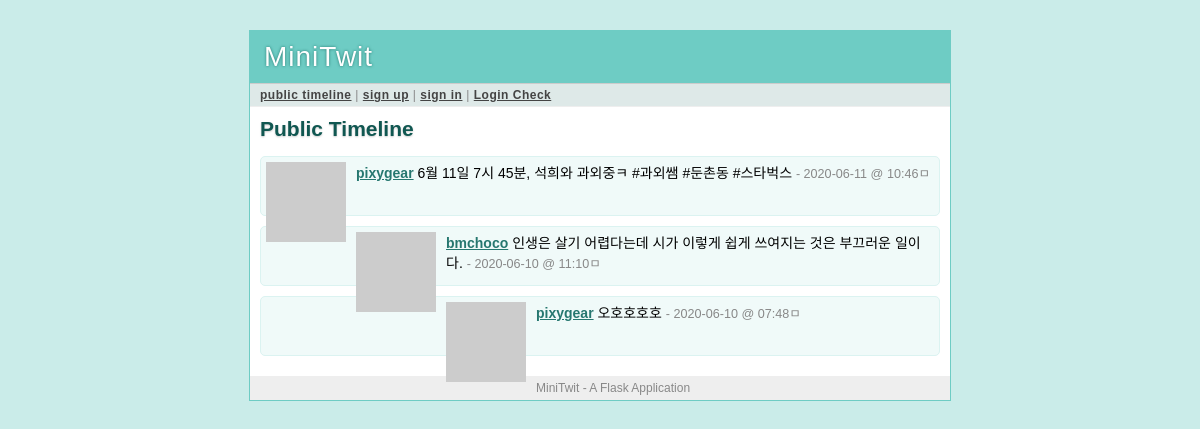
The page /public on the database its author committed.
### tables this page shows
CREATE TABLE message (
   message_id integer primary key autoincrement,
   author_id integer not null,
   text string not null,
   pub_date integer
);

CREATE TABLE user (
   user_id integer primary key autoincrement,
   username string not null,
   email string not null,
   pw_hash string not null
);

### minitwit.py (the view)
@app.route('/public')
def public_timeline():
    return render_template('timeline.html', messages = query_db('''
        select message.*, user.* from message, user
        where message.author_id = user.user_id
        order by message.pub_date desc limit ?''', [PER_PAGE]))

### minitwit.py (called while the page is built)
def connect_db():
    return sqlite3.connect(app.config['DATABASE'])

@app.before_request
def before_request():
    g.db = connect_db()
    g.user = None
    if 'user_id' in session:
        g.user = query_db('select * from user where user_id = ?', [session['user_id']], one = True)
        g.users = query_db('select username as " " from user where user_id = ?', [session['user_id']], one = True)

@app.teardown_request
def teardown_request(exception):
    if hasattr(g, 'db'):
        g.db.close()

def query_db(query, args=(), one = False):
    cur = g.db.execute(query, args)
    rv = [dict((cur.description[idx][0], value) for idx, value in enumerate(row)) for row in cur.fetchall()]
    return (rv[0] if rv else None) if one else rv

def gravatar_url(email, size=80):
    return 'http://www.gravatar.com/avatar/%s?d=identicon&s=%d' % \
           (md5(email.strip().lower().encode('utf-8')).hexdigest(),
            size)

def format_datetime(timestamp):
    return datetime.utcfromtimestamp(timestamp).strftime('%Y-%m-%d @ %H:%M')

### templates/timeline.html (shortened to what this page needs)
{% extends "layout.html" %}
{% block title %}
{% if request.endpoint == 'public_timeline' %}
    Public Timeline
{% elif request.endpoint == 'user_timeline' %}
    {{ profile_user.username }}'s Timeline
{% else %}
    My Timeline
{% endif %}
{% endblock %}
{% block body %}
<h2>{{ self.title() }}</h2>
    <ul class=messages>
        {% for message in messages %}
        <li>
            <img src="{{ message.email|gravatar(size=48) }}">
            <p>
                <strong><a href="{{ url_for('user_timeline', username=message.username) }}">{{ message.username }}</a></strong>
                {{ message.text }}
                <small>- {{ message.pub_date|datetimeformat }}ㅁ</small>
                {% else %}
        </li>
        <li><em>There's no message so far.</em>
            {% endfor %}
        </li>
    </ul>
{% endblock %}

### templates/layout.html (shortened to what this page needs)
<!doctype html>
<link rel=stylesheet type=text/css href="{{ url_for('static',filename='style.css')}}">
<div class=page>
    <h1>MiniTwit</h1>
    <div class=navigation>
        {% if g.user %}
            <a href="{{ url_for('timeline') }}">my titlename</a> |
            <a href="{{ url_for('public_timeline') }}">public timeline</a> |
            <a href="{{ url_for('logout') }}">sign out [{{ g.user.username }}]</a> |
            <a href="{{ url_for('login_check',username=g.user.username) }}">Login Check</a>
        {% else %}
            <a href="{{ url_for('public_timeline') }}">public timeline</a> |
            <a href="{{ url_for('register') }}">sign up</a> |
            <a href="{{ url_for('login') }}">sign in</a> |
            <a href="{{ url_for('login_checkA') }}">Login Check</a>
        {% endif %}
    </div>
    <div class=body>
        {% block body %}{% endblock %}
    </div>
    <div class=footer>
        MiniTwit - A Flask Application
    </div>
</div>

### static/style.css (style rules this page uses)
a { color: #26776F; }
div.page { background: white; border: 1px solid #6ECCC4; width: 700px; margin: 30px auto; }
div.page h1 { background: #6ECCC4; margin: 0; padding: 10px 14px; color: white; letter-spacing: 1px; text-shadow: 0 0 3px #24776F; font-weight: normal; }
div.page div.navigation { background: #DEE9E8; padding: 4px 10px; border-top: 1px solid #ccc; border-bottom: 1px solid #eee; color: #888; font-size: 12px; letter-spacing: 0.5px; }
div.page div.navigation a { color: #444; font-weight: bold; }
div.page h2 { margin: 0 0 15px 0; color: #105751; text-shadow: 0 1px 2px #ccc; }
div.page div.body { padding: 10px; }
div.page div.footer { background: #eee; color: #888; padding: 5px 10px; font-size: 12px; }
div.page ul.messages { list-style: none; margin: 0; padding: 0; }
div.page ul.messages li { margin: 10px 0; padding: 5px; background: #F0FAF9; border: 1px solid #DBF3F1; -moz-border-radius: 5px; -webkit-border-radius: 5px; min-height: 48px; }
div.page ul.messages p { margin: 0; }
div.page ul.messages li img { float: left; padding: 0 10px 0 0; }
div.page ul.messages li small { font-size: 0.9em; color: #888; }

### rows shown on the page
message: username "pixygear", text "6월 11일 7시 45분, 석희와 과외중ㅋ #과외쌤 #둔촌동 #스타벅스", pub_date "2020-06-11 @ 10:46"
message: username "bmchoco", text "인생은 살기 어렵다는데 시가 이렇게 쉽게 쓰여지는 것은 부끄러운 일이다.", pub_date "2020-06-10 @ 11:10"
message: username "pixygear", text "오호호호호", pub_date "2020-06-10 @ 07:48"
